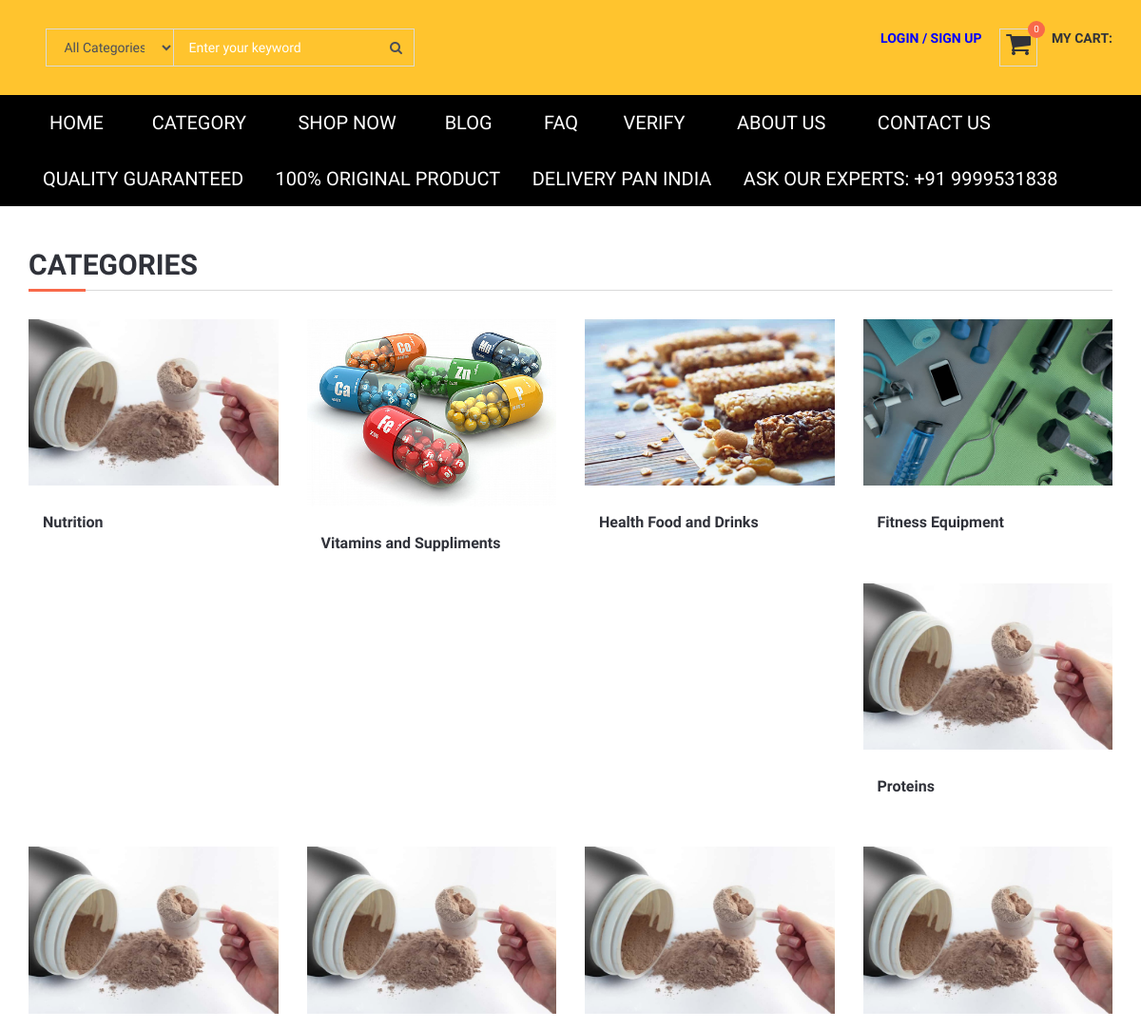
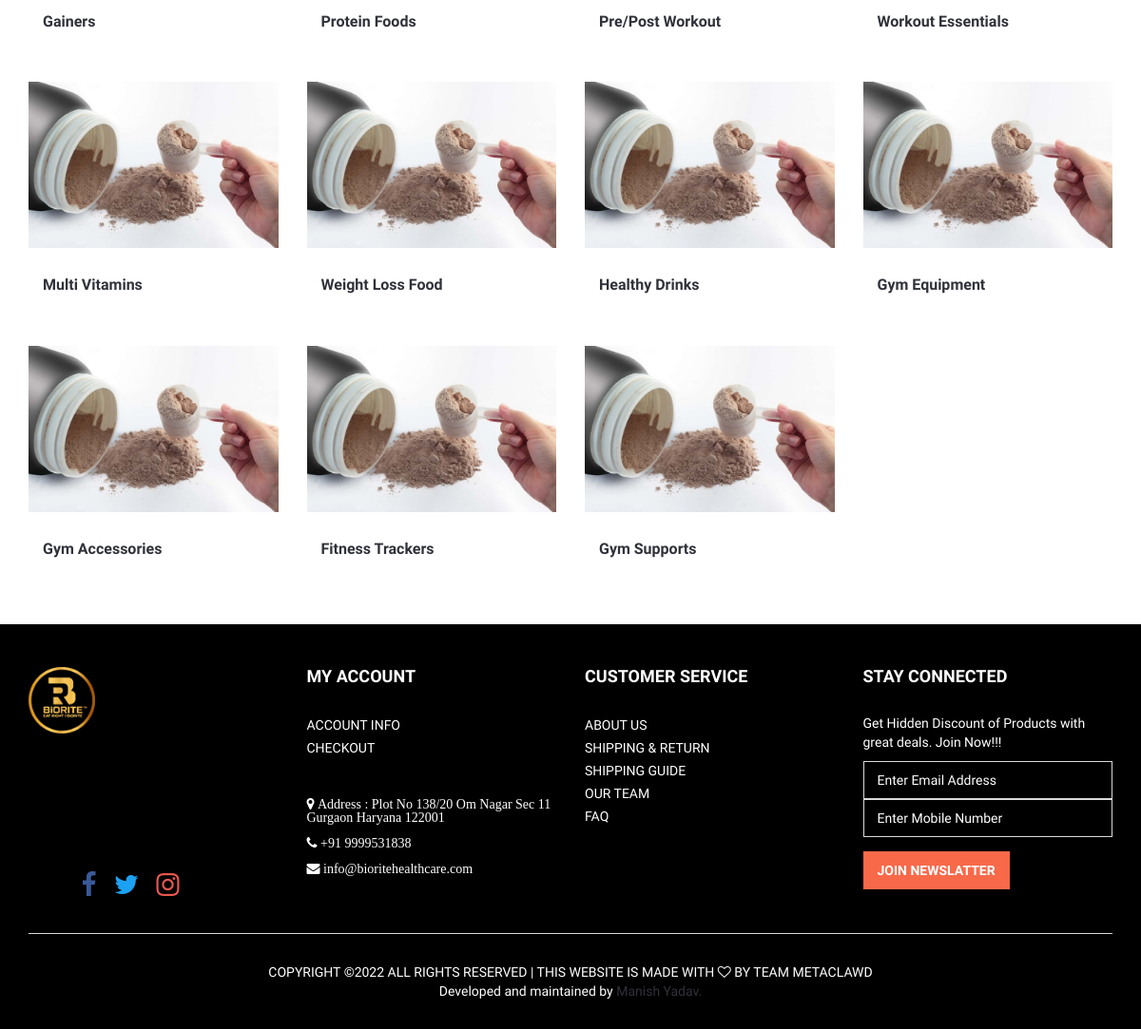
The page /category_list/ on the database as committed earlier (2 pictures, top to bottom).
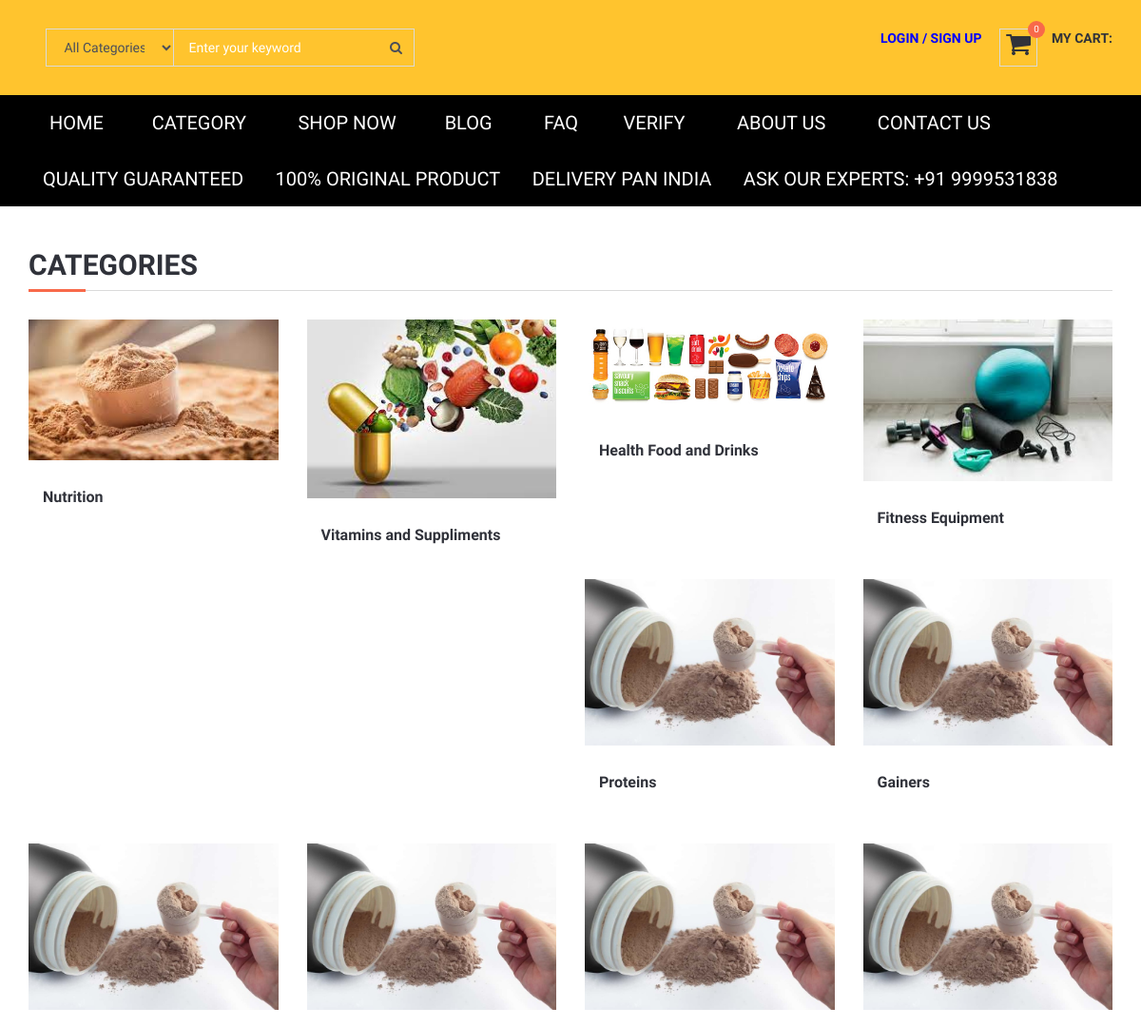
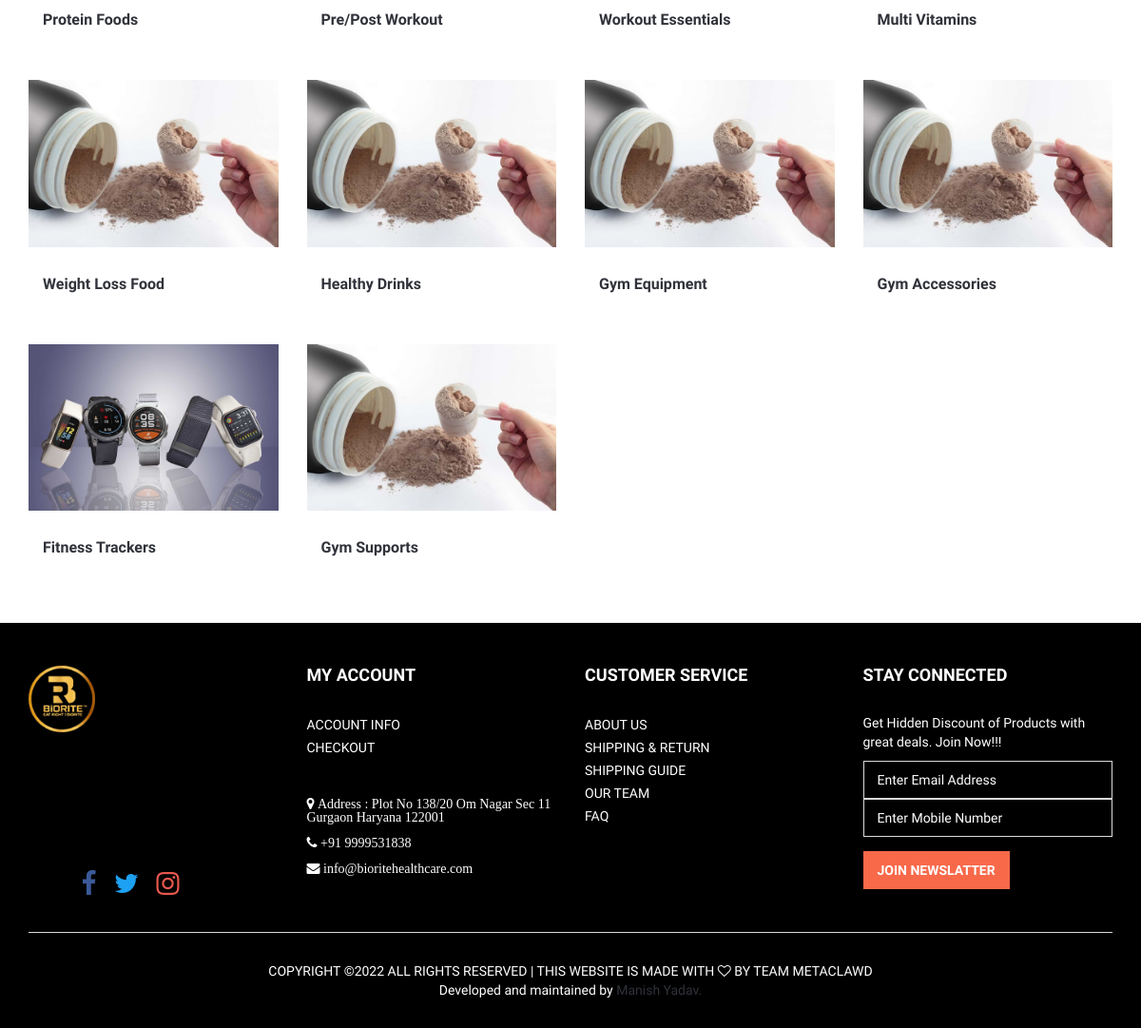
The same page on the database as committed later (2 pictures, top to bottom).
### product/models.py (models this page shows, shortened)
class Category(MPTTModel):
    STATUS = (
        ('True', 'True'),
        ('False', 'False'),
    )
    parent = TreeForeignKey('self',blank=True, null=True ,related_name='children', on_delete=models.CASCADE )
    title = models.CharField(max_length=50)
    keywords = models.CharField(max_length=255)
    description = models.TextField(max_length=255)
    image=models.ImageField(blank=True,upload_to='images/')
    status=models.CharField(max_length=10, choices=STATUS)
    slug = models.SlugField(null=False, unique=True)
    create_at=models.DateTimeField(auto_now_add=True)
    update_at=models.DateTimeField(auto_now=True)
    class MPTTMeta:
        order_insertion_by = ['title']
    def __str__(self):                           # __str__ method elaborated later in
        full_path = [self.title]                  # post.  use __unicode__ in place of
        k = self.parent
        while k is not None:
            full_path.append(k.title)
            k = k.parent
        return ' / '.join(full_path[::-1])

### home/views.py (the view)
# urls.py: path(_('category_list/'), views.category_list, name='category_list'),
def category_list(request):
    category = Category.objects.all()
    print(category)
    context={'category':category}
    return render(request, 'category_list.html', context)

### home/templatetags/myapptags.py (called while the page is built)
@register.simple_tag
def shopcartcount(userid):
    count = ShopCart.objects.filter(user_id=userid).count()
    return count

### home/templates/category_list.html (shortened to what this page needs)
{% extends 'homebase.html' %}
{% load i18n %}
{% load static %}
{% load currency %}
{% block sidebar %} {% include 'sidebar.html' %} {% endblock %}
{% block body %}
<div class="section">
    <div class="container">
        <div class="row">
            <div class="col-md-12">
                <div class="section-title">
                    <h2 class="title">Categories</h2>
                </div>
            </div>
            {% for rs in category %}
                <div class="col-md-3 col-sm-6 col-xs-6">
                    <div class="product product-single" >
                        <div class="product-thumb">
                            <img src="{{ rs.image.url }}" alt="" >
                        </div>
                        <div class="product-body">
                            <centre><h2 class="product-name"><a href="#">{{ rs.title }}</a></h2></centre>
                        </div>
                    </div>
                </div>
            {% endfor %}
        </div>
    </div>
</div>
{% endblock %}

Rows that differ between the two databases and show on the page:
changed Category "Nutrition": image: a different picture
changed Category "Vitamins and Suppliments": image: a different picture
changed Category "Health Food and Drinks": image: a different picture
changed Category "Fitness Equipment": image: a different picture
changed Category "Fitness Trackers": image: a different picture
